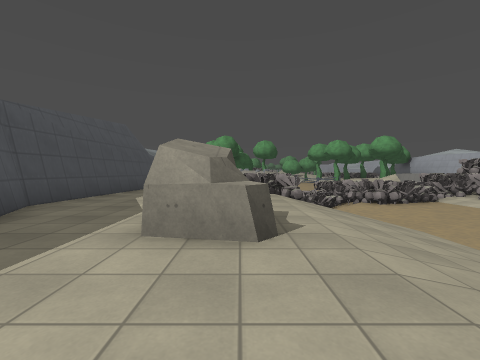
[1] (above)

15 first-person views from a walk through a level from a Godot 3-D game. The camera is 1.3 m above the floor, tilts 2° down and sees 90° across. The floor is counted in squares, 2 m on a side. Each view is taken from the middle of a square. On the plan, view 1 faces up. The plan holds only what a view shows up to about 9 squares ahead; the rest is blank. The place goes on beyond the plan. Characters and animated objects are not drawn. Some surface patterns are stand-ins.

[2]
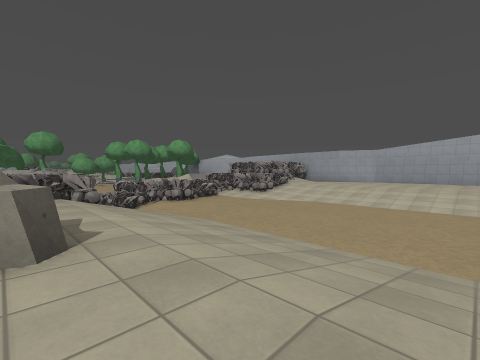

[3]
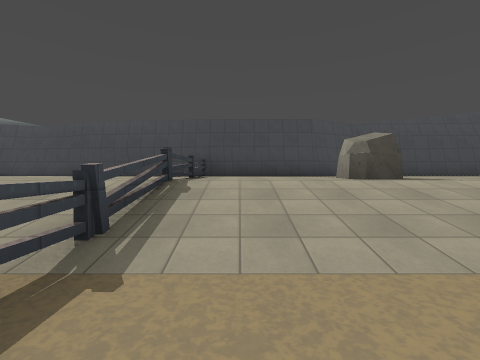

[4]
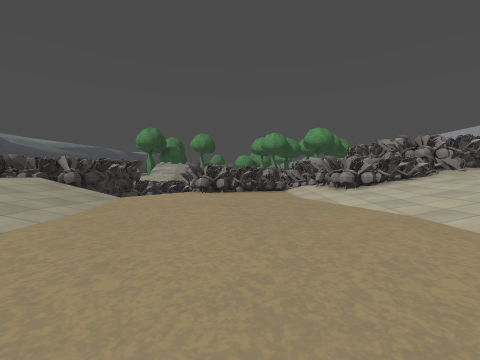

[5]
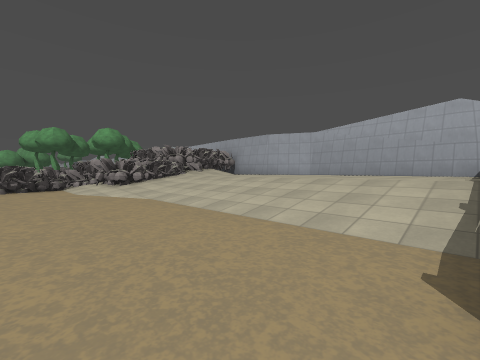

[6]
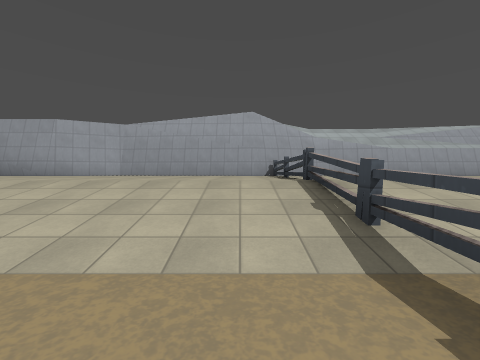

[7]
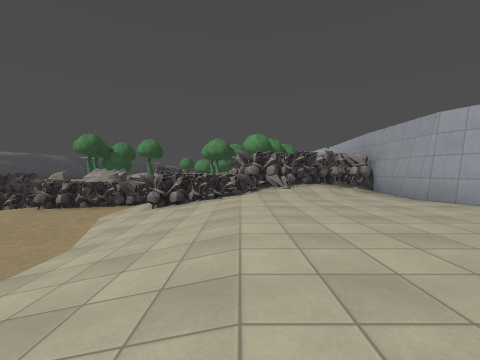

[8]
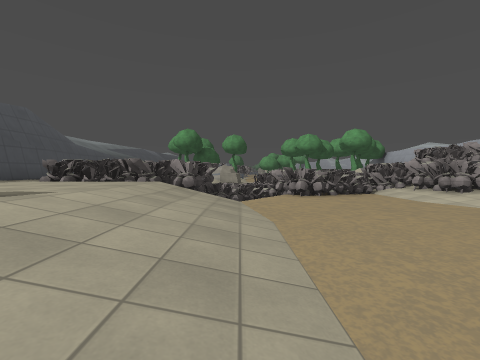

[9]
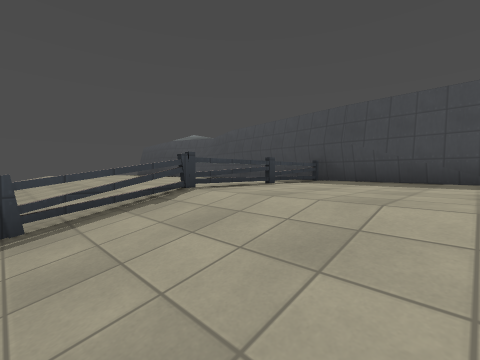

[10]
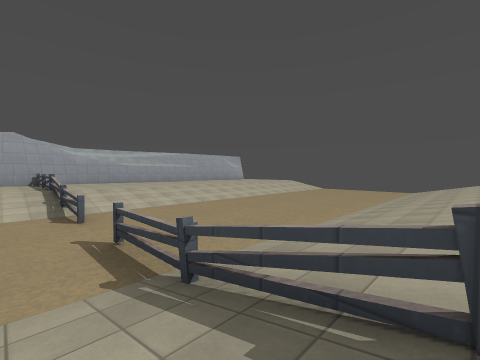

[11]
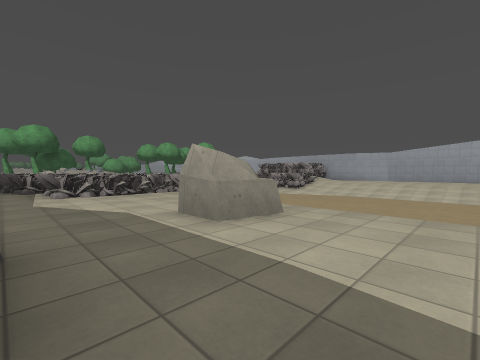

[12]
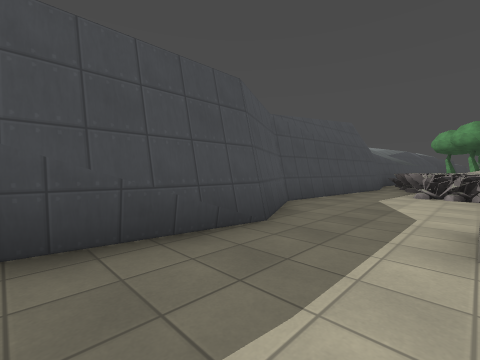

[13]
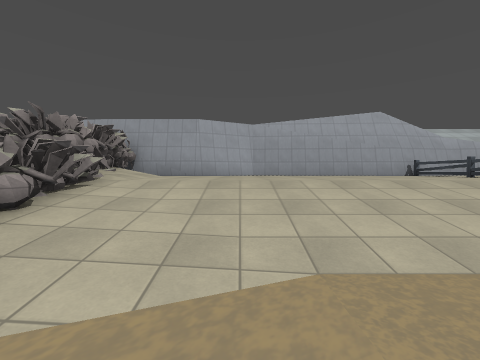

[14]
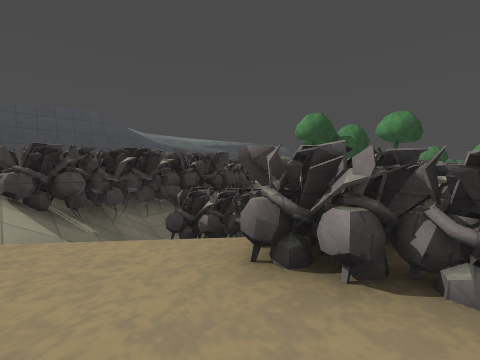

[15]
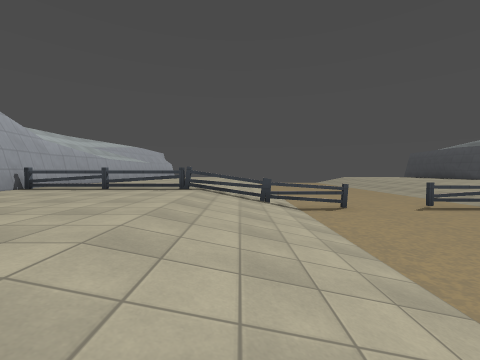

### Floor plan
Key: @ floor where view 1 was taken; # wall or solid block; x gap in a wall; . main floor; - floor 1 m lower than the main floor; / step, stairs or slope; = window, fence, low wall or low ledge; O other object.
Columns run from 4 left of view 1 to 16 right of it. Each row starts with its distance up from view 1.
 10 #### ######
  9 #.=####//###### ####
  8 #.####////--/#####/#
  7 #.#==#//----/##/...##
  6 #....///----///.....#
  5 #....///-----//.....#
  4 #.....//-----//.....#
  3 #..OO.//-----//.....#
  2 ##..////-----//.....#
  1 ##....//-----//.....#
  0 #...@.//-----//.....#
 -1 ==#=#xx=x#--##xxx#x=#
 -2 #.....//-----//.....#
 -3 #. ...//-----//.    #
 -4 #.  ..//-----//.    #
 -5 #  ...//-----/      #
 -6 #. ...//-----       #
 -7 #.  ..//----        #
 -8 #   ..//---         #
 -9 #    .//--          #
-10      .//-
-11      .//
-12      ./

Where each view was taken, in squares from view 1:
view 1: 0 up, 0 right, facing up
view 2: 0 up, 0 right, facing up-right
view 3: 0 up, 5 right, facing left
view 4: 1 up, 6 right, facing up
view 5: 1 down, 6 right, facing up-right
view 6: 0 up, 7 right, facing right
view 7: 1 up, 11 right, facing up
view 8: 1 up, 3 right, facing up
view 9: 2 up, 3 right, facing down-left
view 10: 0 up, 1 right, facing down-right
view 11: 0 up, 3 left, facing up-right
view 12: 0 up, 1 left, facing up-left
view 13: 5 up, 7 right, facing right
view 14: 7 up, 6 right, facing up-left
view 15: 5 up, 10 right, facing down
